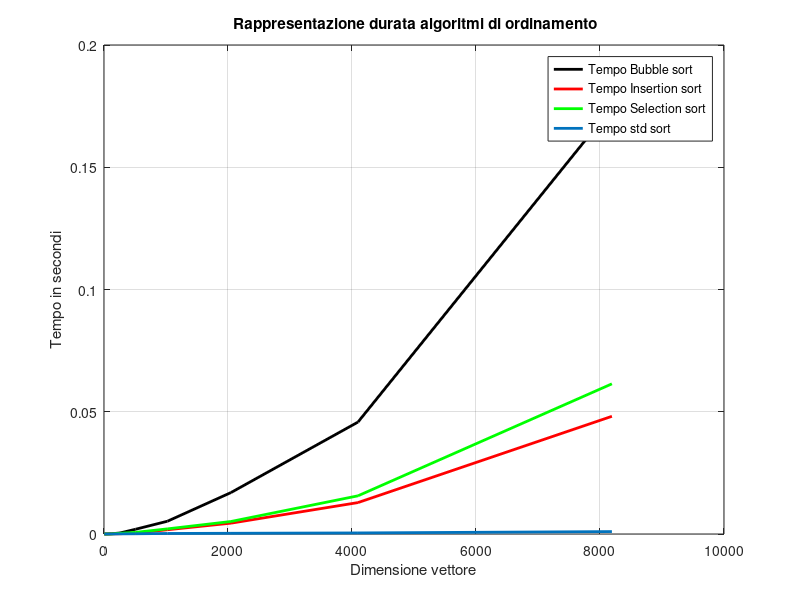

The MATLAB source for this figure:
% N: Dimensione del problema
N = [4, 8, 16, 32, 64, 128, 256, 512, 1024, 2048, 4096, 8192];

% Vettore Colonna 1
time_bubble = [7.08e-07, 6.25e-07, 2.333e-06, 7.625e-06, 3.0958e-05, 0.000121416, ...
          0.000414083, 0.00196108, 0.00522762, 0.0169492, 0.045768, 0.17451];

% Vettore Colonna 2
time_insertion = [1.25e-07, 4.16e-07, 9.17e-07, 2.625e-06, 9e-06, 4.7917e-05, ...
             0.000100125, 0.000392208, 0.00174346, 0.00443371, 0.012845, 0.0481327];

% Vettore Colonna 3
time_selection = [2.08e-07, 6.25e-07, 1.583e-06, 4.625e-06, 1.5041e-05, 4.1583e-05, ...
             0.000287167, 0.000677042, 0.00209908, 0.00512008, 0.0156125, 0.0614109];
% Vettore Colonna 4
time_std = [1.834e-06, 2.9667e-05, 1.792e-06, 9.459e-06, 8.834e-06, 1.55e-05, ...
            5.1584e-05, 8.9875e-05, 0.000222334, 0.00029925, 0.00044225, 0.000993083];
figure  
plot(N,time_bubble, 'k','LineWidth',2);
hold on
plot(N,time_insertion, 'r','LineWidth',2);
plot(N,time_selection, 'g','LineWidth',2);
plot(N,time_std,'LineWidth',2);

grid on 
xlabel("Dimensione vettore");
ylabel("Tempo in secondi");
title(" Rappresentazione durata algoritmi di ordinamento");
legend("Tempo Bubble sort","Tempo Insertion sort","Tempo Selection sort","Tempo std sort");
